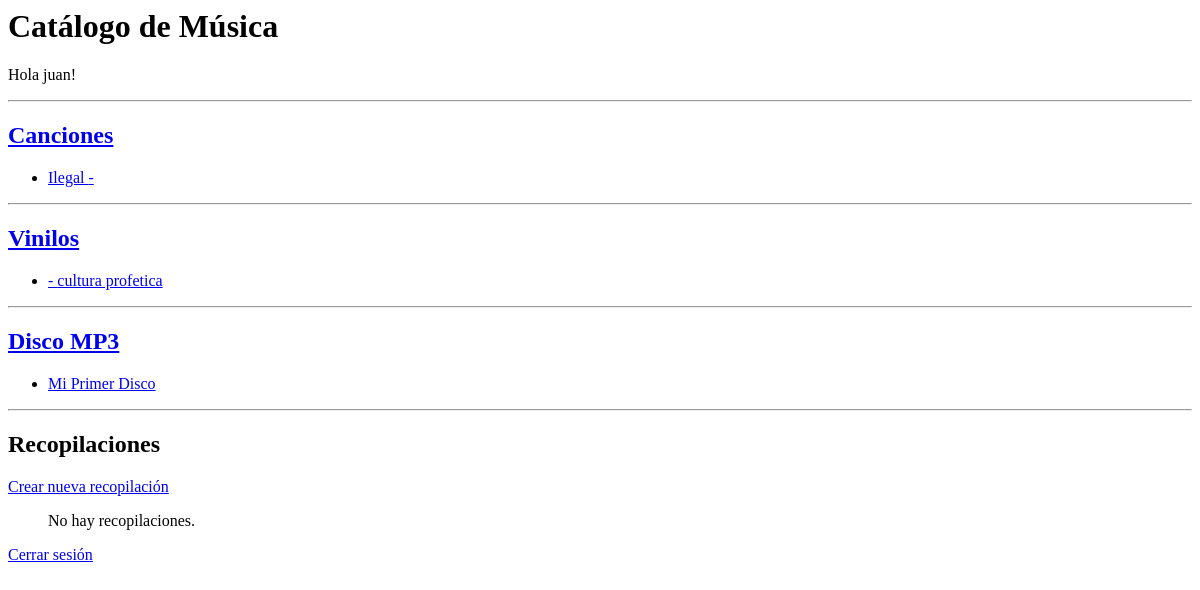
The page /catalogo/ (signed in) on the database as committed earlier.
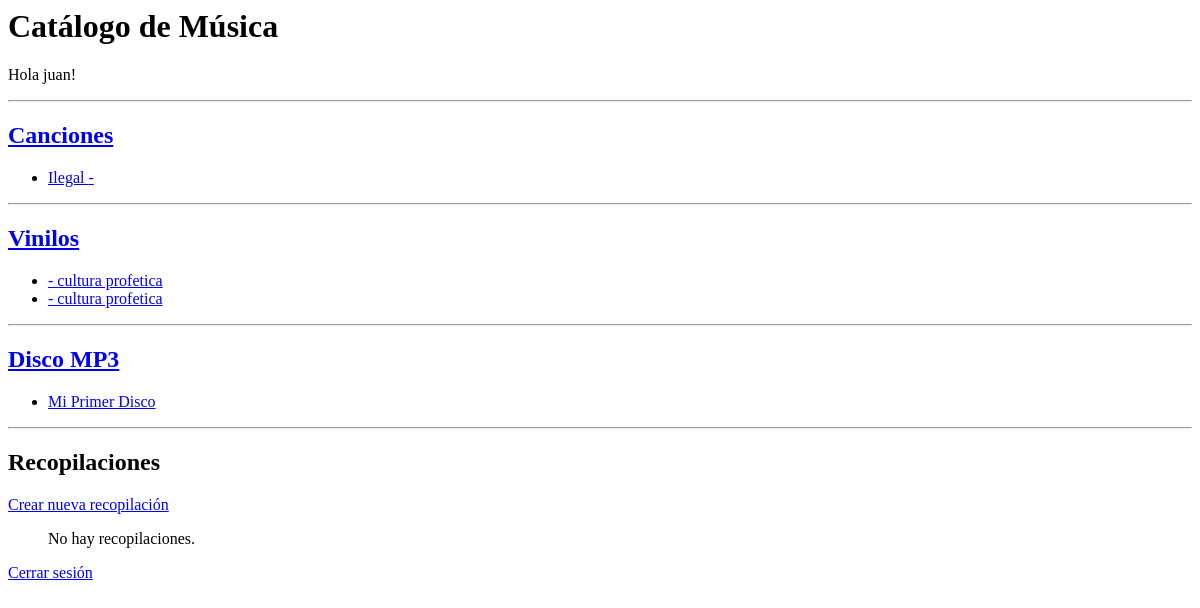
The same page on the database as committed later.
### core/models.py (models this page shows, shortened)
class Cancion(models.Model):
    nombre = models.CharField(max_length=100)
    duracion = models.TimeField()
    tamano = models.DecimalField(max_digits=10, decimal_places=2)
    class Meta:
        ordering = ["nombre"]

class Vinilo(models.Model):
    nombre = models.CharField(max_length=100)
    artista = models.CharField(max_length=100)
    anio_salida = models.IntegerField()
    precio_unitario = models.FloatField()
    inventario = models.IntegerField(default=0)
    proveedor = models.ForeignKey(
        Proveedor,
        on_delete=models.CASCADE,
        related_name="vinilos"
    )
    class Meta:
        ordering = ["nombre"]

class DiscoMp3(models.Model):
    nombre = models.CharField(max_length=100)
    duracion = models.TimeField()
    tamano = models.DecimalField(max_digits=10, decimal_places=2)
    precio = models.FloatField()
    inventario = models.IntegerField(default=0)
    class Meta:
        ordering = ["nombre"]

### core/views.py (the view)
# urls.py: path("catalogo/", views.catalogo, name="catalogo"),
def catalogo(request):
    usuario_id = request.session.get("usuario_id")
    if not usuario_id:
        return redirect("core:home")
    usuario = Usuario.objects.get(pk=usuario_id)
    canciones = Cancion.objects.all()
    vinilos = Vinilo.objects.all()
    discmp3 = DiscoMp3.objects.all()
    recopilaciones = Recopilacion.objects.filter(usuario=usuario)
    return render(request, "catalogo.html", {
        "usuario": usuario,
        "canciones": canciones,
        "vinilos": vinilos,
        "discmp3": discmp3,
        "recopilaciones": recopilaciones,
        "title": "Catálogo"
    })

### templates/catalogo.html (shortened to what this page needs)
<html lang="es">
<head>
</head>
<body>
    <h1>Catálogo de Música</h1>
    <p>Hola {{ usuario.nombre }}!</p>
    <hr>
    <h2><a href="{% url 'core:cancion_list' %}">Canciones</a></h2>
    <ul>
        {% for c in canciones %}
            <li>
                <a href="{% url 'core:cancion_detail' c.id %}">
                    {{ c.nombre }} - {{ c.artista }}
                </a>
            </li>
        {% empty %}
            <p>No hay canciones registradas.</p>
        {% endfor %}
    </ul>
    <hr>
    <h2><a href="{% url 'core:vinilo_list' %}">Vinilos</a></h2>
    <ul>
        {% for v in vinilos %}
            <li>
                <a href="{% url 'core:vinilo_detail' v.id %}">
                    {{ v.nombre_vinilo }} - {{ v.artista }}
                </a>
            </li>
        {% empty %}
            <p>No hay vinilos registrados.</p>
        {% endfor %}
    </ul>
    <hr>
    <h2><a href="{% url 'core:discomp3_list' %}">Disco MP3</a></h2>
    <ul>
        {% for d in discmp3 %}
            <li>
                <a href="{% url 'core:discomp3_detail' d.id %}">
                    {{ d.nombre }}
                </a>
            </li>
        {% empty %}
            <p>No hay discos MP3 registrados.</p>
        {% endfor %}
    </ul>
    <hr>
    <h2>Recopilaciones</h2>
    <p>
        <a href="{% url 'core:Recopilacion_new' %}">Crear nueva recopilación</a>
    </p>
    <ul>
        {% for r in recopilaciones %}
            <li>
                <a href="{% url 'core:Recopilacion_detail' r.id %}">{{ r.nombre }}</a>
            </li>
        {% empty %}
            <p>No hay recopilaciones.</p>
        {% endfor %}
    </ul>
    <a href="{% url 'core:home' %}">Cerrar sesión</a>
</body>
</html>

Rows that differ between the two databases and show on the page:
added Vinilo: artista "cultura profetica"
